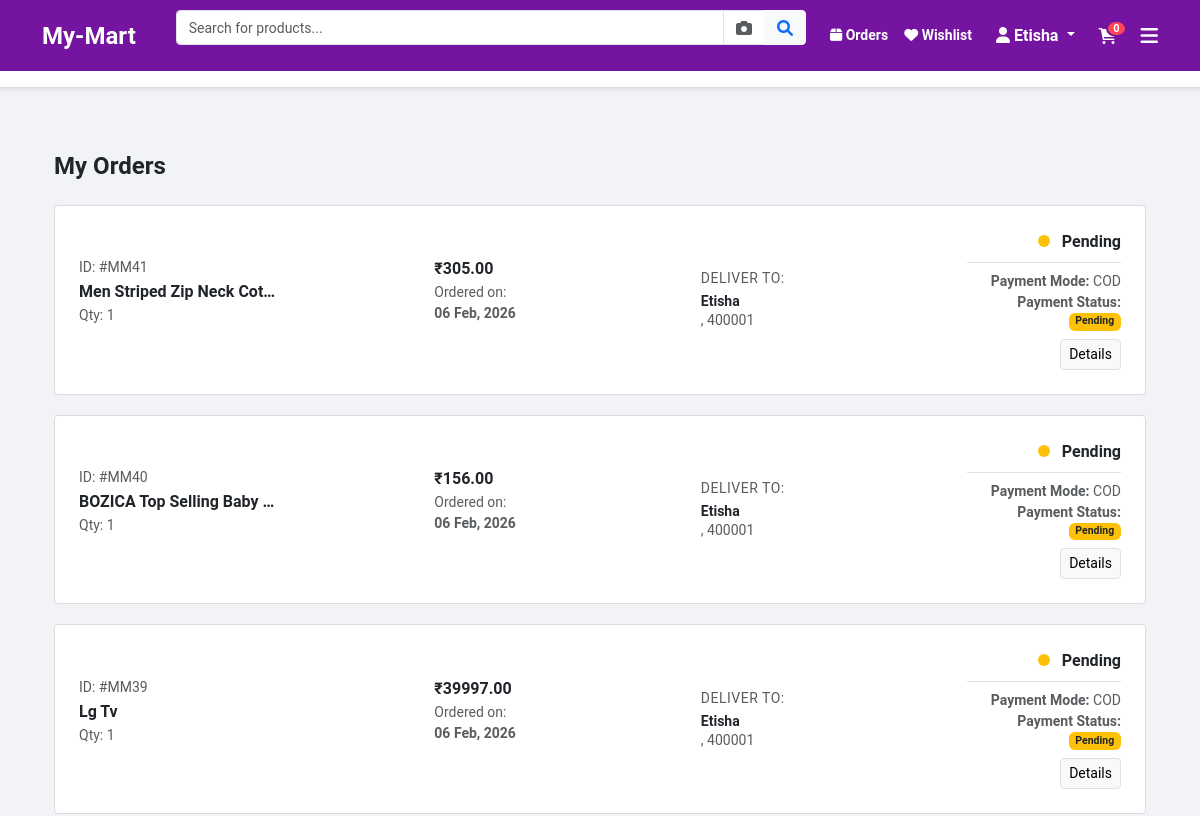
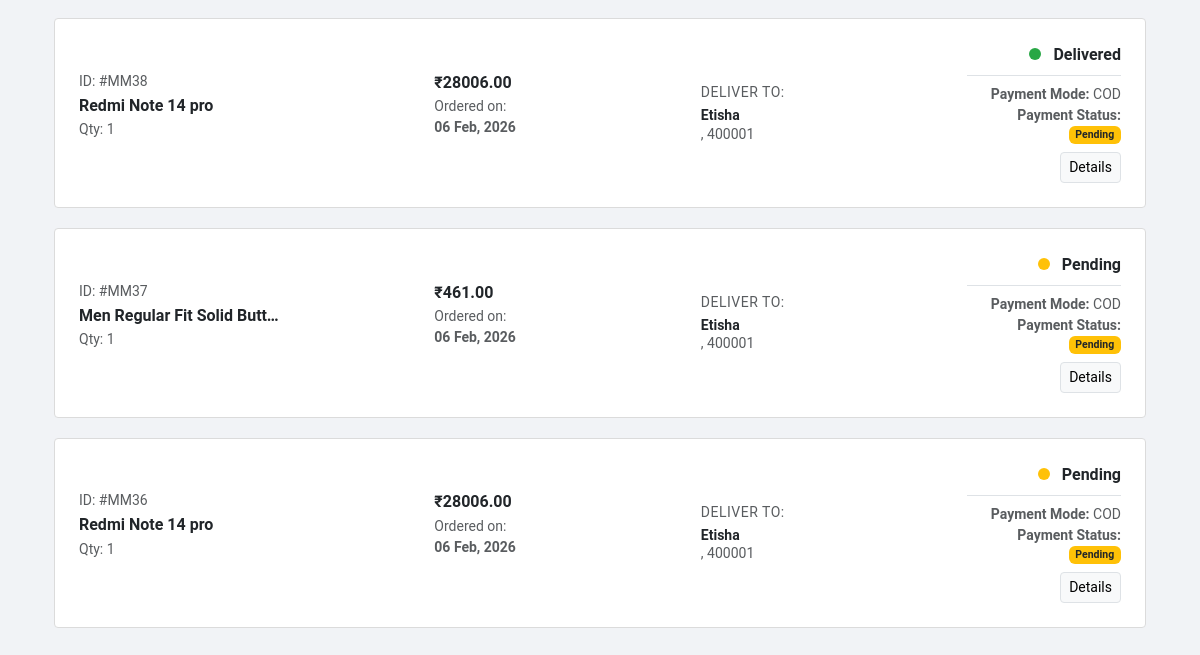
/my-orders/ (signed in), run on an earlier commit of the app's database (2 pictures, top to bottom).
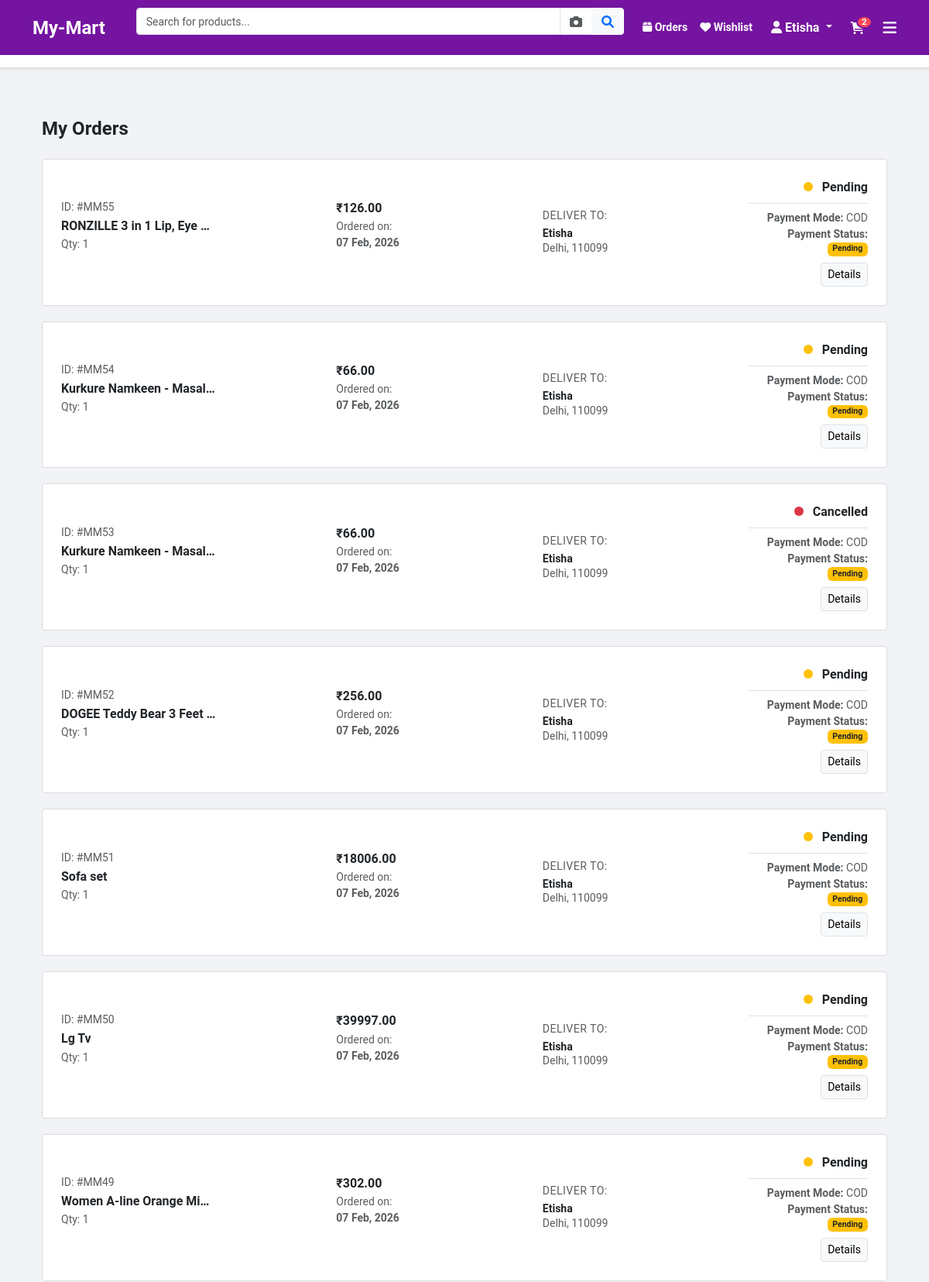
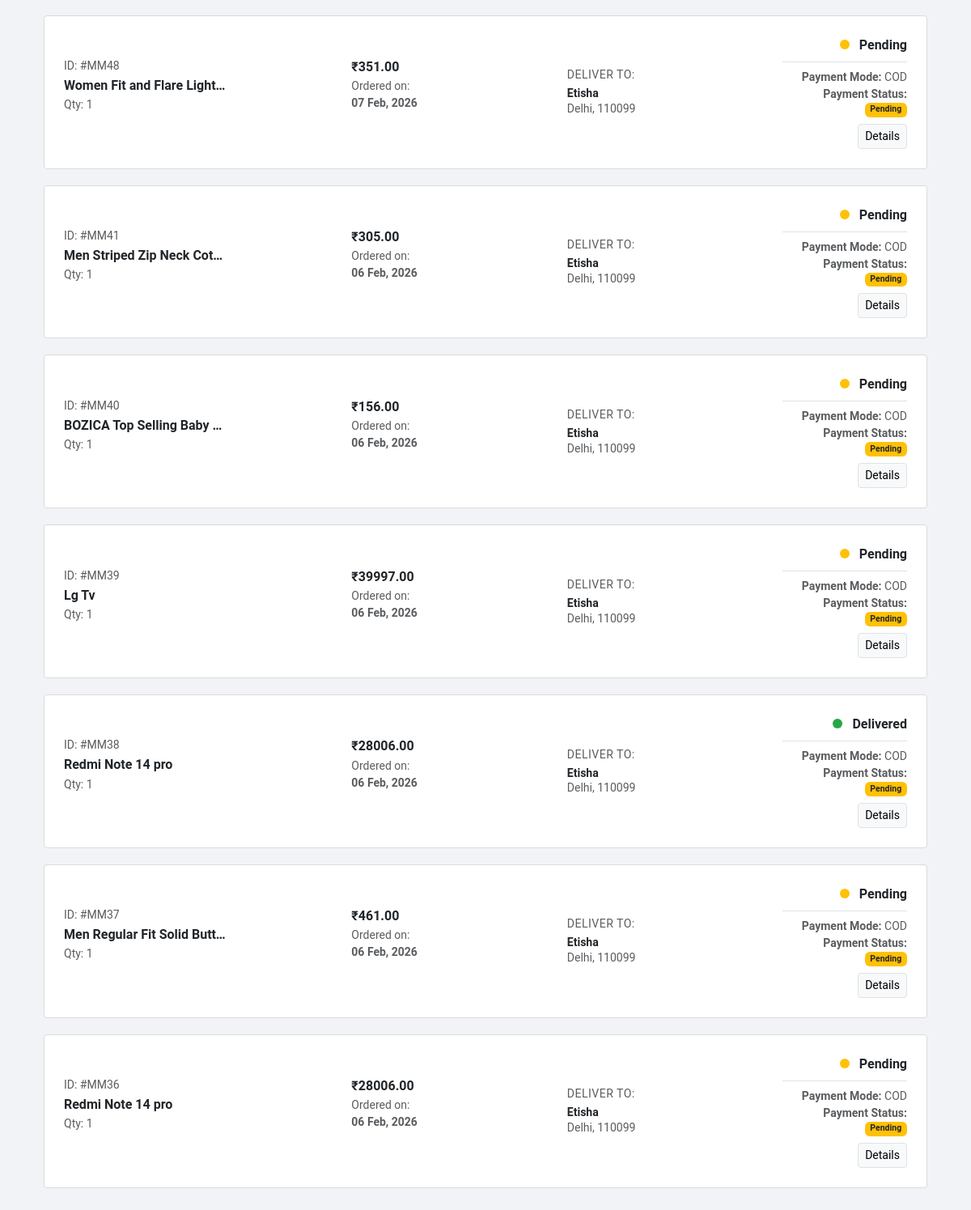
And on a later commit of the database (2 pictures, top to bottom).
### collection/models.py (models this page shows, shortened)
class Order(models.Model):
    STATUS_CHOICES = [
        ('Pending', 'Order Placed'),
        ('Packed', 'Packed & Ready'),
        ('Shipped', 'On the Way (Shipped)'),
        ('Out for Delivery', 'Out for Delivery'),
        ('Delivered', 'Delivered'),
        ('Cancelled', 'Cancelled'),
    ]
    PAYMENT_METHOD_CHOICES = [
        ('COD', 'Cash on Delivery'),
        ('UPI', 'UPI / QR Code'),
        ('Card', 'Debit/Credit Card'),
        ('NetBanking', 'Net Banking'),
    ]
    PAYMENT_STATUS_CHOICES = [
        ('Pending', 'Pending'),
        ('Paid', 'Success / Paid'),
        ('Failed', 'Failed'),
    ]
    customer = models.ForeignKey(Customer, on_delete=models.CASCADE)
    product = models.ForeignKey(Product, on_delete=models.CASCADE)
    quantity = models.IntegerField(default=1)
    total_amount = models.DecimalField(max_digits=10, decimal_places=2, default=0.00)
    status = models.CharField(max_length=50, choices=STATUS_CHOICES, default='Pending')
    payment_method = models.CharField(max_length=20, choices=PAYMENT_METHOD_CHOICES, default='COD')
    payment_status = models.CharField(max_length=20, choices=PAYMENT_STATUS_CHOICES, default='Pending')
    transaction_id = models.CharField(max_length=100, null=True, blank=True)
    current_location = models.CharField(max_length=255, default="Seller Warehouse")
    expected_delivery = models.DateField(null=True, blank=True)
    tracking_id = models.CharField(max_length=100, null=True, blank=True)
    ordered_date = models.DateTimeField(auto_now_add=True)
    updated_at = models.DateTimeField(auto_now=True) # Status change ka time track karne ke liye

class Product(models.Model):
    category = models.ForeignKey('Category', on_delete=models.CASCADE, related_name='products')
    name = models.CharField(max_length=200)
    description = models.TextField()
    original_price = models.DecimalField(max_digits=10, decimal_places=2, default=0.00)
    selling_price = models.DecimalField(max_digits=10, decimal_places=2, default=0.00)
    price = models.DecimalField(max_digits=10, decimal_places=2, default=0.00)
    discount_price = models.DecimalField(max_digits=10, decimal_places=2, null=True, blank=True)
    image = models.ImageField(upload_to='products/')
    is_featured = models.BooleanField(default=False)
    stock = models.IntegerField(default=10)
    created_at = models.DateTimeField(auto_now_add=True)

class Customer(models.Model):
    user = models.OneToOneField(User, on_delete=models.CASCADE) # Login details ke liye
    name = models.CharField(max_length=200)
    phone = models.CharField(max_length=15, null=True, blank=True)
    address = models.TextField(null=True, blank=True)
    city = models.CharField(max_length=100, null=True, blank=True)
    pincode = models.IntegerField(null=True, blank=True)

### collection/views.py (the view)
# urls.py: path('my-orders/', views.my_orders, name='my_orders'),
@login_required
def my_orders(request):
    orders = Order.objects.filter(customer__user=request.user).order_by('-ordered_date')
    context = {
        'orders': orders
    }
    return render(request, 'collection/my_orders.html', context)

### collection/context_processors.py (called while the page is built)
def cart_count_processor(request):
    if request.user.is_authenticated:
        count = CartItem.objects.filter(user=request.user).count()
        return {'cart_count': count}
    return {'cart_count': 0}

### collection/templates/collection/my_orders.html (shortened to what this page needs)
<html>
{% extends 'collection/index.html' %}
{% block content %}
<div class="container py-5">
    <h4 class="fw-bold mb-4">My Orders</h4>
    {% if orders %}
        {% for order in orders %}
        <a href="{% url 'order_view' order.id %}" class="order-card p-4">
            <div class="row align-items-center">
                <div class="col-md-4 d-flex align-items-center">
                    <div>
                        <p class="text-muted small mb-1">ID: #MM{{ order.id }}</p>
                        <h6 class="fw-bold mb-0 text-truncate" style="max-width: 200px;">{{ order.product.name }}</h6>
                        <p class="text-muted small mt-1">Qty: {{ order.quantity }}</p>
                    </div>
                </div>
                <div class="col-md-3">
                    <h6 class="fw-bold mb-1">₹{{ order.total_amount }}</h6>
                    <p class="text-muted small">Ordered on: <br><strong>{{ order.ordered_date|date:"d M, Y" }}</strong></p>
                </div>
                <div class="col-md-3">
                    <p class="small mb-1 text-muted text-uppercase" style="letter-spacing: 0.5px;">Deliver to:</p>
                    <h6 class="small fw-bold mb-0">{{ order.customer.user.username|title }}</h6>
                    <p class="text-muted small mb-0">{{ order.customer.city }}, {{ order.customer.pincode }}</p>
                </div>
                <div class="col-md-2 text-md-end">
                    <p class="mb-1 fw-bold">
                        <span class="status-dot
                            {% if order.status == 'Delivered' %}status-delivered
                            {% elif order.status == 'Shipped' %}status-shipped
                            {% elif order.status == 'Pending' %}status-pending
                            {% elif order.status == 'Cancelled' %}status-cancelled
                            {% else %}status-packed{% endif %}">
                        </span>
                        {{ order.status }}
                    </p>
                    <div class="mt-2 pt-2 border-top">
                        <p class="small text-muted mb-0">
                            <strong>Payment Mode:</strong> {{ order.payment_method }}
                        </p>
                        <p class="small text-muted mb-2">
                            <strong>Payment Status:</strong>
                            <span class="badge {% if order.payment_status == 'Paid' %}bg-success{% else %}bg-warning text-dark{% endif %}">
                                {{ order.payment_status }}
                            </span>
                        </p>
                    </div>
                    <span class="btn btn-sm btn-light border">Details</span>
                </div>
            </div>
        </a>
        {% endfor %}
    {% endif %}
</div>
{% endblock %}

### collection/templates/collection/index.html (shortened to what this page needs)
<!DOCTYPE html>
<html lang="en">
<head>
    <link href="https://cdn.jsdelivr.net/npm/bootstrap@5.3.0/dist/css/bootstrap.min.css" rel="stylesheet">
    <link rel="stylesheet" href="https://cdnjs.cloudflare.com/ajax/libs/font-awesome/6.0.0/css/all.min.css">
    <link rel="stylesheet" href="https://cdnjs.cloudflare.com/ajax/libs/animate.css/4.1.1/animate.min.css"/>
</head>
<body>
    <nav class="navbar navbar-expand-lg navbar-dark sticky-top">
        <div class="container">
            <a class="navbar-brand fw-bold fs-4" href="{% url 'index' %}">My-Mart</a>
            <form id="searchForm" class="d-flex flex-grow-1 mx-2 mx-lg-4" method="POST" action="{% url 'index' %}" enctype="multipart/form-data">
                <div class="input-group">
                    <input class="form-control" name="search" type="search" placeholder="Search for products..." style="border-radius: 4px 0 0 4px; height: 35px; font-size: 14px;">
                    <span class="input-group-text bg-white" style="cursor: pointer;" onclick="document.getElementById('cameraInput').click();">
                        <i class="fas fa-camera text-muted"></i>
                    </span>
                    <button class="btn btn-light" type="submit" style="border-radius: 0 4px 4px 0; height: 35px;">
                        <i class="fa fa-search text-primary"></i>
                    </button>
                </div>
            </form>
            <div class="d-flex align-items-center gap-3 text-white">
                <div class="d-none d-lg-flex align-items-center gap-3 me-2">
                    <a href="{% url 'my_orders' %}" class="nav-link-custom"><i class="fas fa-box"></i> Orders</a>
                    <a href="{% url 'view_wishlist' %}" class="nav-link-custom"><i class="fas fa-heart"></i> Wishlist</a>
                </div>
                {% if user.is_authenticated %}
                <div class="dropdown me-2">
                    <span class="dropdown-toggle fw-bold text-white" style="cursor: pointer;" data-bs-toggle="dropdown">
                        <i class="fa fa-user me-1"></i>{{ user.username|capfirst }}
                    </span>
                </div>
                {% else %}
                <a href="{% url 'login' %}" class="btn btn-light text-primary fw-bold btn-sm px-4 shadow-sm">Login</a>
                <a href="{% url 'signup' %}" class="text-white text-decoration-none fw-bold small ms-2 me-2">Sign Up</a>
                {% endif %}
                <a href="{% url 'view_cart' %}" class="text-white text-decoration-none fw-bold d-flex align-items-center gap-1 me-2">
                    <div class="cart-wrapper">
                        <i class="fas fa-shopping-cart"></i>
                        <span class="cart-badge" id="cart-count">{{ cart_count }}</span>
                    </div>
                </a>
                <a href="javascript:void(0)" class="text-white" data-bs-toggle="offcanvas" data-bs-target="#filterMenu">
                    <i class="fas fa-bars fa-lg"></i>
                </a>
            </div>
        </div>
    </nav>
    <div class="category-container mb-3 shadow-sm">
        <div class="container">
            <div class="row text-center py-2 flex-nowrap overflow-auto">
            </div>
        </div>
    </div>
    <div class="container">
        {% block content %}{% endblock %}
    </div>
</body>
</html>

What changed in the data, as far as the page shows it:
added Order: id "55", product.name "RONZILLE 3 in 1 Lip, Eye…", quantity "1", total_amount "126.00", ordered_date "07 Feb, 2026", customer.user.username "Etisha", customer.city "Delhi", customer.pincode "110099", status "Pending", payment_method "COD", payment_status "Pending"
added Order: id "54", product.name "Kurkure Namkeen - Masal…", quantity "1", total_amount "66.00", ordered_date "07 Feb, 2026", customer.user.username "Etisha", customer.city "Delhi", customer.pincode "110099", status "Pending", payment_method "COD", payment_status "Pending"
added Order: id "53", product.name "Kurkure Namkeen - Masal…", quantity "1", total_amount "66.00", ordered_date "07 Feb, 2026", customer.user.username "Etisha", customer.city "Delhi", customer.pincode "110099", status "Cancelled", payment_method "COD", payment_status "Pending"
added Order: id "52", product.name "DOGEE Teddy Bear 3 Feet…", quantity "1", total_amount "256.00", ordered_date "07 Feb, 2026", customer.user.username "Etisha", customer.city "Delhi", customer.pincode "110099", status "Pending", payment_method "COD", payment_status "Pending"
added Order: id "51", product.name "Sofa set", quantity "1", total_amount "18006.00", ordered_date "07 Feb, 2026", customer.user.username "Etisha", customer.city "Delhi", customer.pincode "110099", status "Pending", payment_method "COD", payment_status "Pending"
added Order: id "50", product.name "Lg Tv", quantity "1", total_amount "39997.00", ordered_date "07 Feb, 2026", customer.user.username "Etisha", customer.city "Delhi", customer.pincode "110099", status "Pending", payment_method "COD", payment_status "Pending"
added Order: id "49", product.name "Women A-line Orange Mi…", quantity "1", total_amount "302.00", ordered_date "07 Feb, 2026", customer.user.username "Etisha", customer.city "Delhi", customer.pincode "110099", status "Pending", payment_method "COD", payment_status "Pending"
added Order: id "48", product.name "Women Fit and Flare Light…", quantity "1", total_amount "351.00", ordered_date "07 Feb, 2026", customer.user.username "Etisha", customer.city "Delhi", customer.pincode "110099", status "Pending", payment_method "COD", payment_status "Pending"
changed through a linked row, Order "Men Striped Zip Neck Cot…": customer.city (not shown) → "Delhi"; customer.pincode "400001" → "110099"
changed through a linked row, Order "BOZICA Top Selling Baby…": customer.city (not shown) → "Delhi"; customer.pincode "400001" → "110099"
changed through a linked row, Order id 39: customer.city (not shown) → "Delhi"; customer.pincode "400001" → "110099"
changed through a linked row, Order "Delivered": customer.city (not shown) → "Delhi"; customer.pincode "400001" → "110099"
changed through a linked row, Order "Men Regular Fit Solid Butt…": customer.city (not shown) → "Delhi"; customer.pincode "400001" → "110099"
changed through a linked row, Order id 36: customer.city (not shown) → "Delhi"; customer.pincode "400001" → "110099"
Also different on the page:
{{ cart_count }}: "0" → "2"
